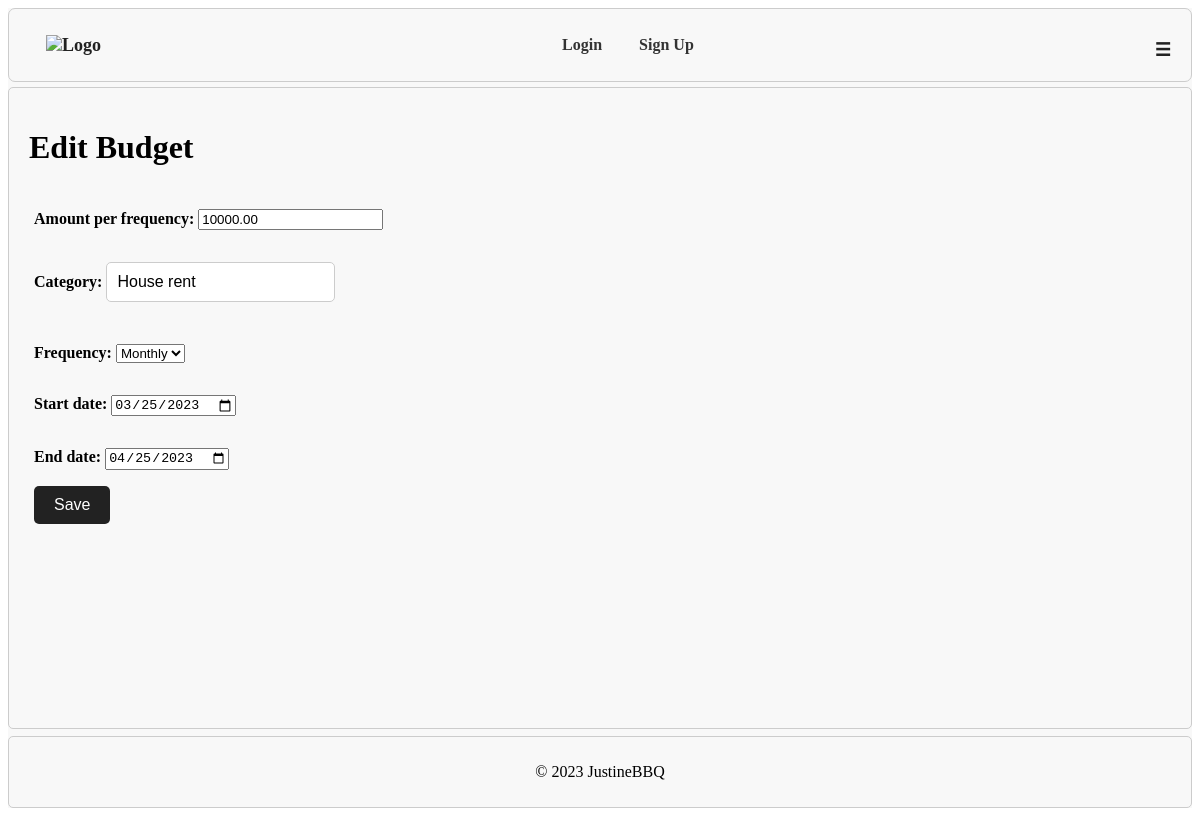
The app's page /budgets/edit/10/ with its own data.
### app/models.py (models this page shows, shortened)
class Budget(models.Model):
    user = models.ForeignKey(User, on_delete=models.CASCADE)
    category = models.CharField(max_length=100)
    frequency_choices = [
        ('daily', 'Daily'),
        ('weekly', 'Weekly'),
        ('monthly', 'Monthly'),
        ('yearly', 'Yearly'),
    ]
    frequency = models.CharField(max_length=10, choices=frequency_choices, default='monthly')
    amount_per_frequency = models.DecimalField(max_digits=10, decimal_places=2)
    start_date = models.DateField()
    end_date = models.DateField()

### app/views.py (the view)
# urls.py: path('budgets/edit/<int:pk>/', edit_budget, name='edit_budget'),
def edit_budget(request, pk):
    budget = Budget.objects.get(pk=pk)
    if request.method == 'POST':
        form = BudgetForm(request.POST, instance=budget)
        if form.is_valid():
            budget = form.save(commit=False)
            budget.user = request.user
            budget.save()
            return redirect('budgets_list')
    else:
        form = BudgetForm(instance=budget)
    return render(request, 'edit_budget.html', {'form': form})

### app/forms.py
class BudgetForm(forms.ModelForm):
    frequency_choices = [
        ('daily', 'Daily'),
        ('weekly', 'Weekly'),
        ('monthly', 'Monthly'),
        ('yearly', 'Yearly'),
    ]
    frequency = forms.ChoiceField(choices=frequency_choices, initial='monthly', widget=forms.Select(attrs={'class': 'form-control'}))
    amount_per_frequency = forms.DecimalField(max_digits=10, decimal_places=2, widget=forms.NumberInput(attrs={'class': 'form-control'}))
    class Meta:
        model = Budget
        fields = ['amount_per_frequency', 'category', 'frequency', 'amount_per_frequency', 'start_date', 'end_date']
        widgets = {
            'start_date': forms.DateInput(attrs={'type': 'date', 'class': 'form-control'}),
            'end_date': forms.DateInput(attrs={'type': 'date', 'class': 'form-control'}),
            'category': forms.TextInput(attrs={'class': 'form-control'}),
            'amount_per_frequency': forms.NumberInput(attrs={'class': 'form-control', 'readonly': True}),
        }

### app/templates/edit_budget.html (shortened to what this page needs)
{% extends 'base.html' %}
{% block content %}
  <h1>Edit Budget</h1>
  <form method="post">
    {{ form.as_p }}
    <button type="submit">Save</button>
  </form>
{% endblock %}

### app/static/style.css (style rules this page uses)
button { background-color: #222; color: #fff; border: none; padding: 10px 20px; border-radius: 5px; font-size: 16px; cursor: pointer; max-width: min-content; }
form { margin-top: 20px; display: flex; flex-direction: column; padding: 5px; }
label { margin-bottom: 5px; font-weight: bold; }
input[type="text"], input[type="email"], textarea { padding: 10px; border: 1px solid #ccc; border-radius: 5px; margin-bottom: 10px; font-size: 16px; }

### records on screen
Budget: amount_per_frequency "10000.00", category "House rent", frequency "Monthly", start_date "03/25/2023", end_date "04/25/2023"
